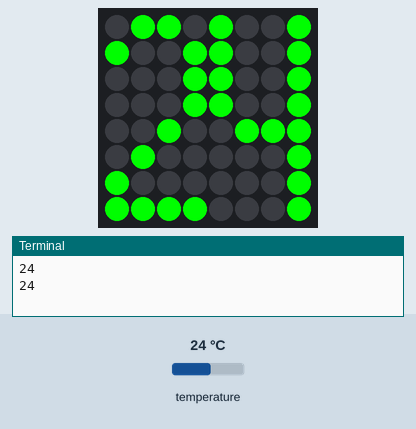
Recording of a program running on a simulated Raspberry Pi (BCM pin numbers) with a Sense HAT. On the bench: the Sense HAT's 8×8 RGB LED matrix, the last lines printed to the terminal. The test bench sets the inputs (shaded band); at power-on: temperature 24 °C.

Above: at 1.2 s.
1.3 s: temperature set to 12 °C
At 3.2 s:
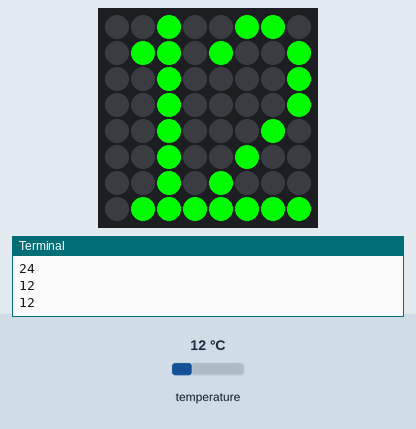
3.5 s: temperature set to 19 °C
At 5.2 s:
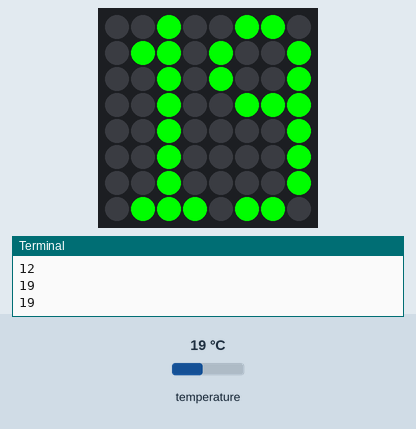
5.5 s: temperature set to 28 °C
At 6.9 s:
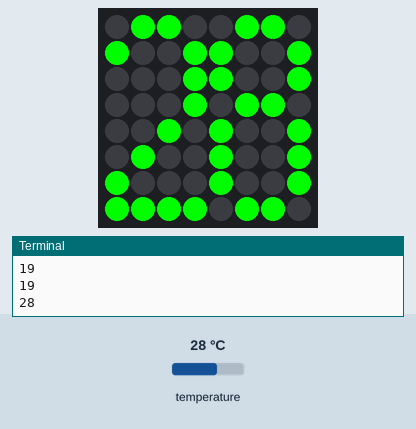
Timing chart, 0 to 8.5 s (numbered marks = the images above; inputs shaded):
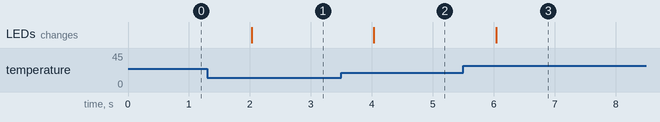

The program:

SenseHatTemperature.py
```python
from sense_hat import SenseHat
import time

s = SenseHat()

green = (0, 255, 0)
yellow = (255, 255, 0)
blue = (0, 0, 255)
red = (255, 0, 0)
white = (255,255,255)
nothing = (0,0,0)
pink = (255,105, 180)

def digit_placement(digit_array, digit_place, digit_color):
    tmp_array = []
    for x in digit_array:
        tmp_array.append(nothing)

    if digit_place == 1:
        return digit_array

    if digit_place == 0:
        for i in range(len(digit_array)):
            if digit_array[i] == digit_color:
                tmp_array[i + 2] = digit_color

        return tmp_array

    if digit_place == 2:
        skip = 0
        for i in range(len(digit_array)):
            if digit_array[i] == digit_color:
                tmp_array[i + 4] = digit_color

        return tmp_array


def combine_digits(digit_ones, digit_tens, digit_color):
    new_array = []
    for x in digit_ones:
        new_array.append(x)

    for y in range(len(new_array)):
        if new_array[y] != digit_color and digit_tens[y] == digit_color:
            new_array[y] = digit_color

    return new_array

def digit_one(color, digit_place):
    X = color
    O = nothing
    digit = [
        O, O, X, O, O, O, O, O,
        O, X, X, O, O, O, O, O,
        O, O, X, O, O, O, O, O,
        O, O, X, O, O, O, O, O,
        O, O, X, O, O, O, O, O,
        O, O, X, O, O, O, O, O,
        O, O, X, O, O, O, O, O,
        O, X, X, X, O, O, O, O,
    ]
    digit = digit_placement(digit, digit_place, X)

    return digit


def digit_two(color, digit_place):
    X = color
    O = nothing
    digit = [
        O, X, X, O, O, O, O, O,
        X, O, O, X, O, O, O, O,
        O, O, O, X, O, O, O, O,
        O, O, O, X, O, O, O, O,
        O, O, X, O, O, O, O, O,
        O, X, O, O, O, O, O, O,
        X, O, O, O, O, O, O, O,
        X, X, X, X, O, O, O, O,
    ]
    digit = digit_placement(digit, digit_place, X)
    return digit


def digit_three(color, digit_place):
    X = color
    O = nothing
    digit = [
        O, X, X, O, O, O, O, O,
        X, O, O, X, O, O, O, O,
        O, O, O, X, O, O, O, O,
        O, X, X, O, O, O, O, O,
        O, O, O, X, O, O, O, O,
        O, O, O, X, O, O, O, O,
        X, O, O, X, O, O, O, O,
        O, X, X, O, O, O, O, O,
    ]
    digit = digit_placement(digit, digit_place, X)
    return digit


def digit_four(color, digit_place):
    X = color
    O = nothing
    digit = [
        X, O, O, X, O, O, O, O,
        X, O, O, X, O, O, O, O,
        X, O, O, X, O, O, O, O,
        X, O, O, X, O, O, O, O,
        O, X, X, X, O, O, O, O,
        O, O, O, X, O, O, O, O,
        O, O, O, X, O, O, O, O,
        O, O, O, X, O, O, O, O,
    ]
    digit = digit_placement(digit, digit_place, X)
    return digit


def digit_five(color, digit_place):
    X = color
    O = nothing
    digit = [
        X, X, X, X, O, O, O, O,
        X, O, O, O, O, O, O, O,
        X, O, O, O, O, O, O, O,
        O, X, X, X, O, O, O, O,
        O, O, O, X, O, O, O, O,
        O, O, O, X, O, O, O, O,
        O, O, O, X, O, O, O, O,
        X, X, X, O, O, O, O, O,
    ]
    digit = digit_placement(digit, digit_place, X)
    return digit


def digit_six(color, digit_place):
    X = color
    O = nothing
    digit = [
        O, X, X, O, O, O, O, O,
        X, O, O, O, O, O, O, O,
        X, O, O, O, O, O, O, O,
        X, X, X, O, O, O, O, O,
        X, O, O, X, O, O, O, O,
        X, O, O, X, O, O, O, O,
        X, O, O, X, O, O, O, O,
        O, X, X, O, O, O, O, O,
    ]
    digit = digit_placement(digit, digit_place, X)
    return digit


def digit_seven(color, digit_place):
    X = color
    O = nothing
    digit = [
        X, X, X, O, O, O, O, O,
        O, O, O, X, O, O, O, O,
        O, O, O, X, O, O, O, O,
        O, O, O, X, O, O, O, O,
        O, O, O, X, O, O, O, O,
        O, O, O, X, O, O, O, O,
        O, O, O, X, O, O, O, O,
        O, O, O, X, O, O, O, O,
    ]
    digit = digit_placement(digit, digit_place, X)
    return digit


def digit_eight(color, digit_place):
    X = color
    O = nothing
    digit = [
        O, X, X, O, O, O, O, O,
        X, O, O, X, O, O, O, O,
        X, O, O, X, O, O, O, O,
        O, X, X, O, O, O, O, O,
        X, O, O, X, O, O, O, O,
        X, O, O, X, O, O, O, O,
        X, O, O, X, O, O, O, O,
        O, X, X, O, O, O, O, O,
    ]
    digit = digit_placement(digit, digit_place, X)
    return digit


def digit_nine(color, digit_place):
    X = color
    O = nothing
    digit = [
        O, X, X, O, O, O, O, O,
        X, O, O, X, O, O, O, O,
        X, O, O, X, O, O, O, O,
        O, X, X, X, O, O, O, O,
        O, O, O, X, O, O, O, O,
        O, O, O, X, O, O, O, O,
        O, O, O, X, O, O, O, O,
        O, X, X, O, O, O, O, O,
    ]
    digit = digit_placement(digit, digit_place, X)
    return digit


def digit_zero(color, digit_place):
    X = color
    O = nothing
    digit = [
        O, X, X, O, O, O, O, O,
        X, O, O, X, O, O, O, O,
        X, O, O, X, O, O, O, O,
        X, O, O, X, O, O, O, O,
        X, O, O, X, O, O, O, O,
        X, O, O, X, O, O, O, O,
        X, O, O, X, O, O, O, O,
        O, X, X, O, O, O, O, O,
    ]
    digit = digit_placement(digit, digit_place, X)
    return digit


def error(color, digit_place):
    X = color
    O = nothing
    digit = [
        O, X, X, O, O, O, O, O,
        X, O, O, X, O, O, O, O,
        X, O, O, X, O, O, O, O,
        X, O, O, X, O, O, O, O,
        X, O, O, X, O, O, O, O,
        X, O, O, X, O, O, O, O,
        X, O, O, X, O, O, O, O,
        O, X, X, O, O, O, O, O,
    ]
    digit = digit_placement(digit, digit_place, X)
    return digit


def string_to_digit(string, color, placement):
    if string == "0":
        return digit_zero(color, placement)
    elif string == "1":
        return digit_one(color, placement)
    elif string == "2":
        return digit_two(color, placement)
    elif string == "3":
        return digit_three(color, placement)
    elif string == "4":
        return digit_four(color, placement)
    elif string == "5":
        return digit_five(color, placement)
    elif string == "6":
        return digit_six(color, placement)
    elif string == "7":
        return digit_seven(color, placement)
    elif string == "8":
        return digit_eight(color, placement)
    else:
        return digit_nine(color, placement)

def get_array(number, color):
    string = str(number)

    if len(string) == 1:
        return string_to_digit(string, color, 0)
    elif len(string) == 2:
        digit_tens = string_to_digit(string[0], color, 1)
        digit_ones = string_to_digit(string[1], color, 2)
        return combine_digits(digit_tens, digit_ones, color)
    else:
        return error(color, 0)

while True:
    #----------------------------
    #Her måler vi temperaturen
    temp = int(s.get_temperature())
    print(temp)
    #----------------------------
    s.set_pixels(get_array(temp, green))
    time.sleep(1)
```

Measured:
- after the input at 1.3 s, the LEDs: change after 0.73 s (image 1)
- after the input at 3.5 s, the LEDs: change after 0.54 s (image 2)
- after the input at 5.5 s, the LEDs: change after 0.54 s (image 3)
